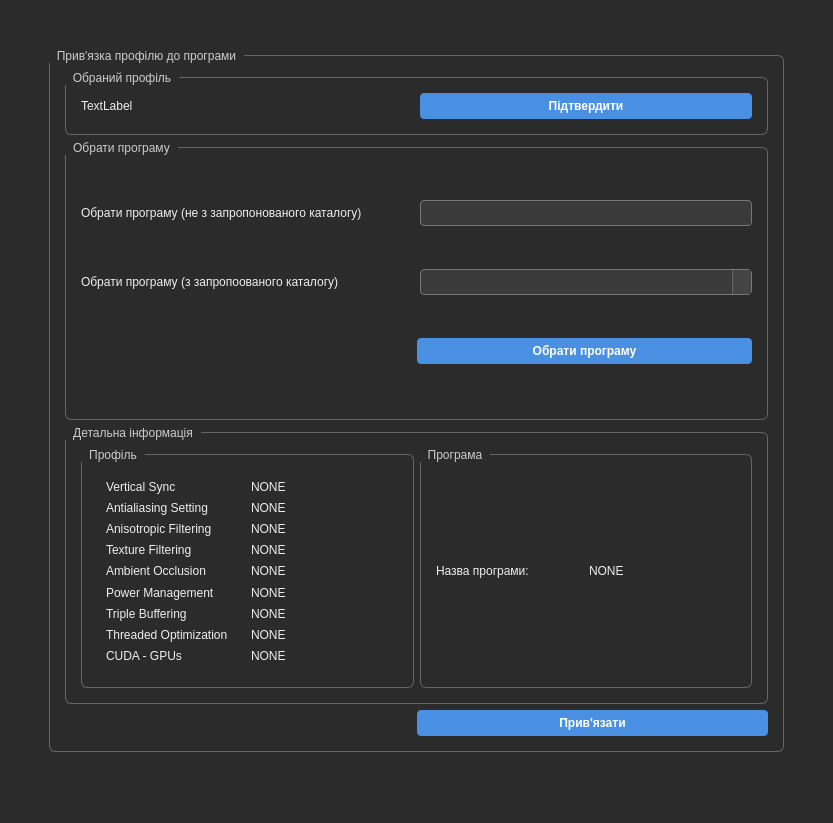
<?xml version="1.0" encoding="UTF-8"?>
<ui version="4.0">
 <class>linkingWindow</class>
 <widget class="QMainWindow" name="linkingWindow">
  <property name="geometry">
   <rect>
    <x>0</x>
    <y>0</y>
    <width>833</width>
    <height>823</height>
   </rect>
  </property>
  <property name="windowTitle">
   <string>MainWindow</string>
  </property>
  <property name="styleSheet">
   <string notr="true">/* Загальний фон */
QWidget {
    background-color: #2b2b2b;
    color: #f0f0f0;
    font-family: &quot;Segoe UI&quot;, &quot;Roboto&quot;, sans-serif;
    font-size: 12px;
}

/* QLabel */
QLabel {
    color: #eeeeee;
    font-weight: normal;
}

/* QComboBox */
QComboBox {
    background-color: #3a3a3a;
    border: 1px solid #777;
    border-radius: 4px;
    padding: 4px;
    color: #ffffff;
}

QComboBox:hover {
    border: 1px solid #aaa;
    background-color: #444;
}

QComboBox::drop-down {
    subcontrol-origin: padding;
    subcontrol-position: top right;
    width: 18px;
    border-left: 1px solid #666;
    background-color: #444;
}

QComboBox QAbstractItemView {
    background-color: #3a3a3a;
    selection-background-color: #505050;
    border: 1px solid #555;
    color: #ffffff;
}

/* QGroupBox */
QGroupBox {
    border: 1px solid #666;
    border-radius: 6px;
    margin-top: 6px;
    padding: 6px;
}

QGroupBox::title {
    subcontrol-origin: margin;
    subcontrol-position: top left;
    padding: 0 6px;
    color: #cccccc;
    background-color: #2b2b2b;
}

/* QScrollArea */
QScrollArea {
    border: none;
    background-color: #2b2b2b;
}

QScrollBar:vertical {
    border: none;
    background: #3a3a3a;
    width: 10px;
    margin: 2px;
}

QScrollBar::handle:vertical {
    background: #666;
    min-height: 20px;
    border-radius: 4px;
}

QScrollBar::add-line:vertical,
QScrollBar::sub-line:vertical {
    height: 0px;
}

QScrollBar::add-page:vertical,
QScrollBar::sub-page:vertical {
    background: none;
}

/* QPushButton — кнопки виразні */
QPushButton {
    background-color: #4a90e2;
    color: white;
    border: none;
    border-radius: 4px;
    padding: 6px 12px;
    font-weight: bold;
}

QPushButton:hover {
    background-color: #5aa0f0;
}

QPushButton:pressed {
    background-color: #3f7ecb;
}

/* QLineEdit */
QLineEdit {
    background-color: #3a3a3a;
    border: 1px solid #777;
    border-radius: 4px;
    padding: 4px 6px;
    color: #ffffff;
    selection-background-color: #4a90e2;
    selection-color: #ffffff;
}

QLineEdit:hover {
    border: 1px solid #aaa;
    background-color: #444;
}

QLineEdit:focus {
    border: 1px solid #4a90e2;
    background-color: #3f3f3f;
}

</string>
  </property>
  <widget class="QWidget" name="centralwidget">
   <layout class="QGridLayout" name="gridLayout" rowstretch="0,2,0" columnstretch="0,1,1,0">
    <item row="0" column="1">
     <spacer name="verticalSpacer">
      <property name="orientation">
       <enum>Qt::Orientation::Vertical</enum>
      </property>
      <property name="sizeHint" stdset="0">
       <size>
        <width>20</width>
        <height>40</height>
       </size>
      </property>
     </spacer>
    </item>
    <item row="1" column="0">
     <spacer name="horizontalSpacer">
      <property name="orientation">
       <enum>Qt::Orientation::Horizontal</enum>
      </property>
      <property name="sizeHint" stdset="0">
       <size>
        <width>40</width>
        <height>20</height>
       </size>
      </property>
     </spacer>
    </item>
    <item row="1" column="1" colspan="2">
     <layout class="QVBoxLayout" name="verticalLayout">
      <item>
       <widget class="QGroupBox" name="groupBox">
        <property name="title">
         <string>Прив'язка профілю до програми</string>
        </property>
        <layout class="QGridLayout" name="gridLayout_2">
         <item row="0" column="0">
          <layout class="QVBoxLayout" name="verticalLayout_2" stretch="0,1,1">
           <item>
            <layout class="QHBoxLayout" name="horizontalLayout_3">
             <item>
              <widget class="QGroupBox" name="groupBox_2">
               <property name="title">
                <string>Обраний профіль</string>
               </property>
               <layout class="QGridLayout" name="gridLayout_3">
                <item row="0" column="0">
                 <layout class="QHBoxLayout" name="horizontalLayout_4">
                  <item>
                   <widget class="QLabel" name="label_profileName">
                    <property name="text">
                     <string>TextLabel</string>
                    </property>
                   </widget>
                  </item>
                  <item>
                   <widget class="QPushButton" name="button_profileCheck">
                    <property name="text">
                     <string>Підтвердити</string>
                    </property>
                   </widget>
                  </item>
                 </layout>
                </item>
               </layout>
              </widget>
             </item>
            </layout>
           </item>
           <item>
            <layout class="QHBoxLayout" name="horizontalLayout">
             <item>
              <widget class="QGroupBox" name="groupBox_3">
               <property name="title">
                <string>Обрати програму</string>
               </property>
               <layout class="QGridLayout" name="gridLayout_4">
                <item row="1" column="0">
                 <layout class="QHBoxLayout" name="horizontalLayout_6" stretch="1,1">
                  <item>
                   <widget class="QLabel" name="label_2">
                    <property name="text">
                     <string>Обрати програму (з запропоованого каталогу)</string>
                    </property>
                   </widget>
                  </item>
                  <item>
                   <widget class="QComboBox" name="comboBox_pathToApp"/>
                  </item>
                 </layout>
                </item>
                <item row="2" column="0">
                 <layout class="QHBoxLayout" name="horizontalLayout_7" stretch="2,2">
                  <item>
                   <spacer name="horizontalSpacer_3">
                    <property name="orientation">
                     <enum>Qt::Orientation::Horizontal</enum>
                    </property>
                    <property name="sizeHint" stdset="0">
                     <size>
                      <width>40</width>
                      <height>20</height>
                     </size>
                    </property>
                   </spacer>
                  </item>
                  <item>
                   <widget class="QPushButton" name="button_AppCheck">
                    <property name="text">
                     <string>Обрати програму</string>
                    </property>
                   </widget>
                  </item>
                 </layout>
                </item>
                <item row="0" column="0">
                 <layout class="QHBoxLayout" name="horizontalLayout_5" stretch="1,1">
                  <item>
                   <widget class="QLabel" name="label">
                    <property name="text">
                     <string>Обрати програму (не з запропонованого каталогу)</string>
                    </property>
                   </widget>
                  </item>
                  <item>
                   <widget class="QLineEdit" name="lineEdit_pathToApp"/>
                  </item>
                 </layout>
                </item>
               </layout>
              </widget>
             </item>
            </layout>
           </item>
           <item>
            <layout class="QHBoxLayout" name="horizontalLayout_2">
             <item>
              <widget class="QGroupBox" name="groupBox_4">
               <property name="title">
                <string>Детальна інформація</string>
               </property>
               <layout class="QGridLayout" name="gridLayout_5">
                <item row="0" column="0">
                 <layout class="QHBoxLayout" name="horizontalLayout_9" stretch="1,1">
                  <item>
                   <widget class="QGroupBox" name="groupBox_5">
                    <property name="title">
                     <string>Профіль</string>
                    </property>
                    <layout class="QGridLayout" name="gridLayout_6">
                     <item row="0" column="0">
                      <widget class="QScrollArea" name="scrollArea">
                       <property name="widgetResizable">
                        <bool>true</bool>
                       </property>
                       <widget class="QWidget" name="scrollAreaWidgetContents">
                        <property name="geometry">
                         <rect>
                          <x>0</x>
                          <y>0</y>
                          <width>281</width>
                          <height>230</height>
                         </rect>
                        </property>
                        <layout class="QGridLayout" name="gridLayout_7">
                         <item row="0" column="0">
                          <layout class="QVBoxLayout" name="verticalLayout_3">
                           <item>
                            <layout class="QHBoxLayout" name="horizontalLayout_18">
                             <item>
                              <widget class="QLabel" name="label_20">
                               <property name="text">
                                <string>Vertical Sync</string>
                               </property>
                              </widget>
                             </item>
                             <item>
                              <widget class="QLabel" name="label_VertSync">
                               <property name="text">
                                <string>NONE</string>
                               </property>
                              </widget>
                             </item>
                            </layout>
                           </item>
                           <item>
                            <layout class="QHBoxLayout" name="horizontalLayout_17">
                             <item>
                              <widget class="QLabel" name="label_18">
                               <property name="text">
                                <string>Antialiasing Setting</string>
                               </property>
                              </widget>
                             </item>
                             <item>
                              <widget class="QLabel" name="label_AntMode">
                               <property name="text">
                                <string>NONE</string>
                               </property>
                              </widget>
                             </item>
                            </layout>
                           </item>
                           <item>
                            <layout class="QHBoxLayout" name="horizontalLayout_16">
                             <item>
                              <widget class="QLabel" name="label_16">
                               <property name="text">
                                <string>Anisotropic Filtering</string>
                               </property>
                              </widget>
                             </item>
                             <item>
                              <widget class="QLabel" name="label_AnisFiltering">
                               <property name="text">
                                <string>NONE</string>
                               </property>
                              </widget>
                             </item>
                            </layout>
                           </item>
                           <item>
                            <layout class="QHBoxLayout" name="horizontalLayout_15">
                             <item>
                              <widget class="QLabel" name="label_14">
                               <property name="text">
                                <string>Texture Filtering</string>
                               </property>
                              </widget>
                             </item>
                             <item>
                              <widget class="QLabel" name="label_TextFiltQuality">
                               <property name="text">
                                <string>NONE</string>
                               </property>
                              </widget>
                             </item>
                            </layout>
                           </item>
                           <item>
                            <layout class="QHBoxLayout" name="horizontalLayout_14">
                             <item>
                              <widget class="QLabel" name="label_4">
                               <property name="text">
                                <string>Ambient Occlusion</string>
                               </property>
                              </widget>
                             </item>
                             <item>
                              <widget class="QLabel" name="label_AmbOcculusion">
                               <property name="text">
                                <string>NONE</string>
                               </property>
                              </widget>
                             </item>
                            </layout>
                           </item>
                           <item>
                            <layout class="QHBoxLayout" name="horizontalLayout_13">
                             <item>
                              <widget class="QLabel" name="label_6">
                               <property name="text">
                                <string>Power Management</string>
                               </property>
                              </widget>
                             </item>
                             <item>
                              <widget class="QLabel" name="label_PowManagMode">
                               <property name="text">
                                <string>NONE</string>
                               </property>
                              </widget>
                             </item>
                            </layout>
                           </item>
                           <item>
                            <layout class="QHBoxLayout" name="horizontalLayout_12">
                             <item>
                              <widget class="QLabel" name="label_7">
                               <property name="text">
                                <string>Triple Buffering</string>
                               </property>
                              </widget>
                             </item>
                             <item>
                              <widget class="QLabel" name="label_TripBuffering">
                               <property name="text">
                                <string>NONE</string>
                               </property>
                              </widget>
                             </item>
                            </layout>
                           </item>
                           <item>
                            <layout class="QHBoxLayout" name="horizontalLayout_11">
                             <item>
                              <widget class="QLabel" name="label_10">
                               <property name="text">
                                <string>Threaded Optimization</string>
                               </property>
                              </widget>
                             </item>
                             <item>
                              <widget class="QLabel" name="label_ThrOpti">
                               <property name="text">
                                <string>NONE</string>
                               </property>
                              </widget>
                             </item>
                            </layout>
                           </item>
                           <item>
                            <layout class="QHBoxLayout" name="horizontalLayout_10">
                             <item>
                              <widget class="QLabel" name="label_12">
                               <property name="text">
                                <string>CUDA - GPUs</string>
                               </property>
                              </widget>
                             </item>
                             <item>
                              <widget class="QLabel" name="label_CUDA">
                               <property name="text">
                                <string>NONE</string>
                               </property>
                              </widget>
                             </item>
                            </layout>
                           </item>
                          </layout>
                         </item>
                        </layout>
                       </widget>
                      </widget>
                     </item>
                    </layout>
                   </widget>
                  </item>
                  <item>
                   <widget class="QGroupBox" name="groupBox_6">
                    <property name="title">
                     <string>Програма</string>
                    </property>
                    <layout class="QGridLayout" name="gridLayout_9">
                     <item row="0" column="0">
                      <layout class="QGridLayout" name="gridLayout_8">
                       <item row="0" column="0">
                        <widget class="QLabel" name="label_21">
                         <property name="text">
                          <string>Назва програми:</string>
                         </property>
                        </widget>
                       </item>
                       <item row="0" column="1">
                        <widget class="QLabel" name="label_programName">
                         <property name="text">
                          <string>NONE</string>
                         </property>
                        </widget>
                       </item>
                      </layout>
                     </item>
                    </layout>
                   </widget>
                  </item>
                 </layout>
                </item>
               </layout>
              </widget>
             </item>
            </layout>
           </item>
          </layout>
         </item>
         <item row="1" column="0">
          <layout class="QHBoxLayout" name="horizontalLayout_8" stretch="1,1">
           <item>
            <spacer name="horizontalSpacer_4">
             <property name="orientation">
              <enum>Qt::Orientation::Horizontal</enum>
             </property>
             <property name="sizeHint" stdset="0">
              <size>
               <width>40</width>
               <height>20</height>
              </size>
             </property>
            </spacer>
           </item>
           <item>
            <widget class="QPushButton" name="pushButton_2">
             <property name="text">
              <string>Прив'язати</string>
             </property>
            </widget>
           </item>
          </layout>
         </item>
        </layout>
       </widget>
      </item>
     </layout>
    </item>
    <item row="1" column="3">
     <spacer name="horizontalSpacer_2">
      <property name="orientation">
       <enum>Qt::Orientation::Horizontal</enum>
      </property>
      <property name="sizeHint" stdset="0">
       <size>
        <width>40</width>
        <height>20</height>
       </size>
      </property>
     </spacer>
    </item>
    <item row="2" column="2">
     <spacer name="verticalSpacer_2">
      <property name="orientation">
       <enum>Qt::Orientation::Vertical</enum>
      </property>
      <property name="sizeHint" stdset="0">
       <size>
        <width>20</width>
        <height>40</height>
       </size>
      </property>
     </spacer>
    </item>
   </layout>
  </widget>
  <widget class="QMenuBar" name="menubar">
   <property name="geometry">
    <rect>
     <x>0</x>
     <y>0</y>
     <width>833</width>
     <height>22</height>
    </rect>
   </property>
  </widget>
  <widget class="QStatusBar" name="statusbar"/>
 </widget>
 <resources/>
 <connections/>
</ui>
